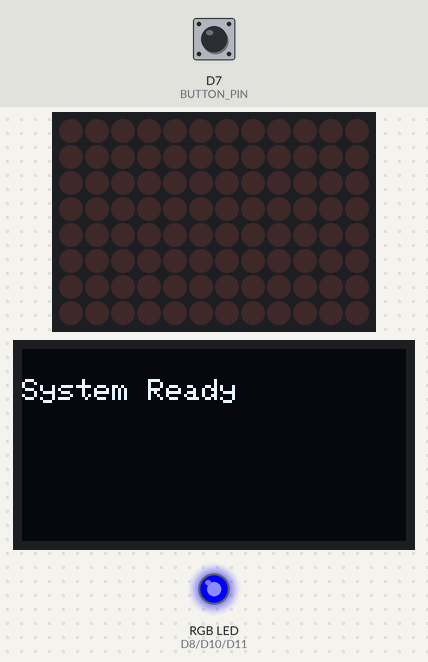
Recording of a sketch running on a simulated Arduino Uno R4 WiFi. Parts: 12×8 LED matrix, 128×64 one-colour display, an RGB LED mixed from three pins (HIGH = lit). Inputs (shaded band) come from the test bench; at power-on: D7 (BUTTON_PIN) HIGH.

Above: at 1.3 s.
1.4 s: D7 (BUTTON_PIN) pulled LOW for 0.15 s
At 2.6 s:
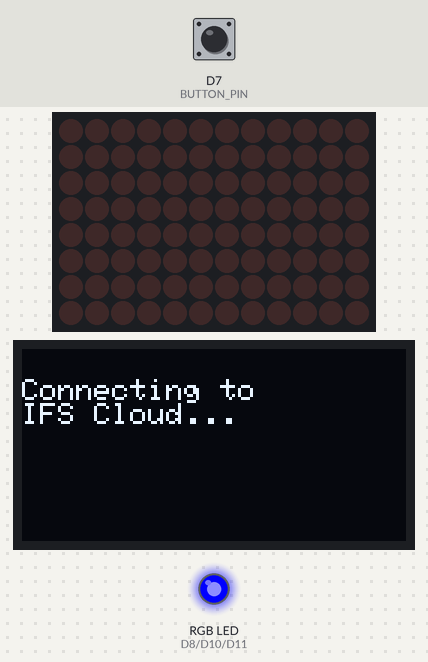
7.5 s: D7 (BUTTON_PIN) pulsed LOW 2 times (0.12 s each, 0.3 s apart)
At 9.2 s:
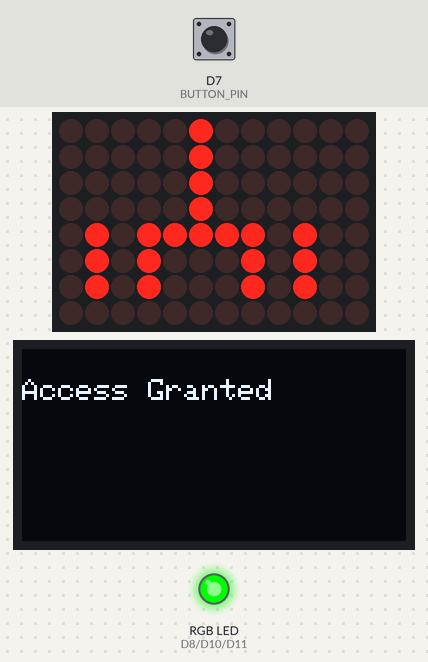
9.6 s: D7 (BUTTON_PIN) pulled LOW for 1 s
At 10.0 s:
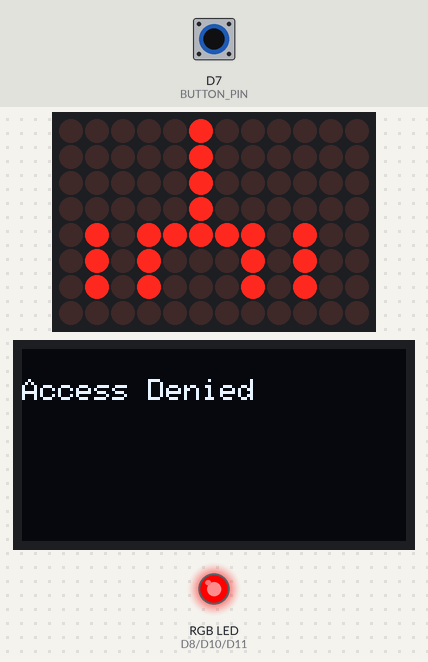
12.1 s: D7 (BUTTON_PIN) pulled LOW for 0.15 s
At 13.1 s:
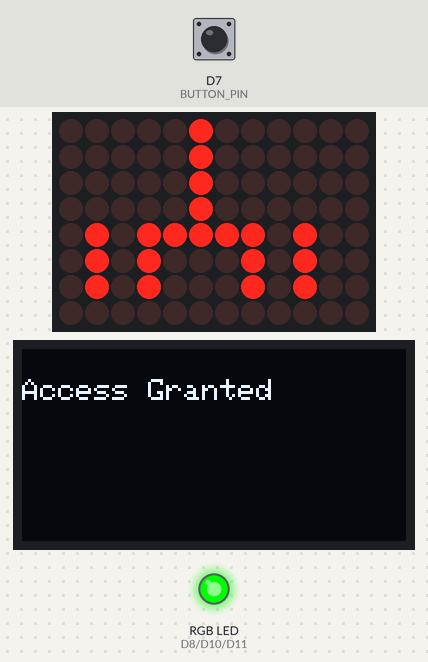
13.7 s: D7 (BUTTON_PIN) pulled LOW for 3.2 s
At 14.3 s:
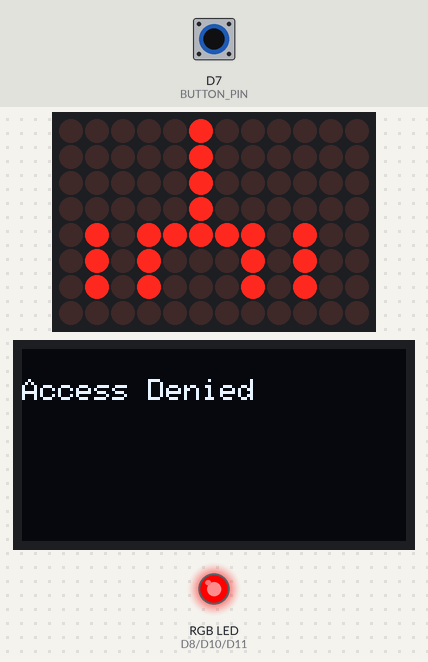
Timing chart, 0 to 16.7 s (numbered marks = the images above; inputs shaded):
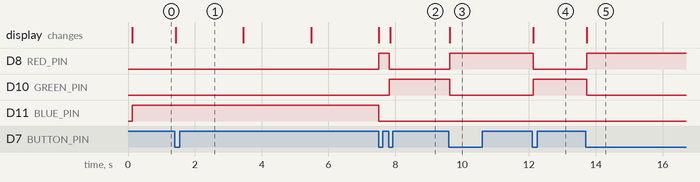

The sketch:

RFID_AuthenticationSimulation.ino
```cpp
#include <Wire.h>
#include <Adafruit_SSD1306.h>
#include <SPI.h>
#include <MFRC522.h>
#include <Arduino_LED_Matrix.h>

ArduinoLEDMatrix matrix;  // <--- Nu deklarerad korrekt

// Långfinger på 12x8 LED-matris
uint8_t middleFinger[8][12] = {
  {0,0,0,0,0,1,0,0,0,0,0,0},  // långfingret topp
  {0,0,0,0,0,1,0,0,0,0,0,0},
  {0,0,0,0,0,1,0,0,0,0,0,0},
  {0,0,0,0,0,1,0,0,0,0,0,0},  // långfingret fortsätter
  {0,1,0,1,1,1,1,1,0,1,0,0},  // handflata + ring/lillfinger/pekfinger
  {0,1,0,1,0,0,0,1,0,1,0,0},
  {0,1,0,1,0,0,0,1,0,1,0,0},
  {0,0,0,0,0,0,0,0,0,0,0,0}   // tom rad
};


// --- Funktionsprototyper ---
void displayMessage(String msg, bool clear=true);
void setRGBColor(int r, int g, int b);
void showMiddleFinger();  // <-- prototyp

// --- OLED ---
#define SCREEN_WIDTH 128
#define SCREEN_HEIGHT 64
#define OLED_RESET    -1
Adafruit_SSD1306 display(SCREEN_WIDTH, SCREEN_HEIGHT, &Wire, OLED_RESET);

// --- RGB LED ---
#define RED_PIN    8
#define GREEN_PIN  10
#define BLUE_PIN   11

// --- BUTTON ---
#define BUTTON_PIN 7

// --- RFID ---
#define SS_PIN 9
#define RST_PIN 6
MFRC522 rfid(SS_PIN, RST_PIN);

bool accessGranted = false; // Start som denied
bool lastButtonState = LOW;
bool firstPressDone = false; // Första tryck används för API-flöde
bool apiSimulationDone = false; // Indikerar att API-simuleringen är klar
bool toggleNext = false;

void setup() {
  matrix.begin(); //Finger Matrix

  Serial.begin(115200);
  Wire.begin();

// --- OLED ---
  if(!display.begin(SSD1306_SWITCHCAPVCC, 0x3C)) {
    Serial.println(F("SSD1306 allocation failed"));
    for(;;);
  }
  display.clearDisplay();
  display.display();

  pinMode(RED_PIN, OUTPUT);
  pinMode(GREEN_PIN, OUTPUT);
  pinMode(BLUE_PIN, OUTPUT);
  setRGBColor(0,0,0);

  pinMode(BUTTON_PIN, INPUT_PULLUP);

  SPI.begin();
  rfid.PCD_Init();

  // Visa startmeddelande
  displayMessage("System Ready");
  setRGBColor(0,0,255);
}

void loop() {

  // --- BUTTON ---
  bool buttonState = digitalRead(BUTTON_PIN) == LOW;

  // Första knapptryck → API-simulering
  if(buttonState && !lastButtonState && !firstPressDone) {
      firstPressDone = true;

      displayMessage("Connecting to\nIFS Cloud...");
      delay(2000);
      displayMessage("API Communication...");
      delay(2000);
      displayMessage("Retrieving Data...");
      delay(2000);

      accessGranted = false;
      displayMessage("Access Denied");
      setRGBColor(255,0,0);
      showMiddleFinger();

      apiSimulationDone = true; // Nu kan växling börja
  }

  /// Efter API-simulering → växla mellan Access Denied / Granted
if(buttonState && !lastButtonState && apiSimulationDone) {
    if(!toggleNext) {
        // Första knapptryck efter API: stanna på Access Denied
        toggleNext = true;
    } else {
        accessGranted = !accessGranted;
        if(accessGranted) {
            displayMessage("Access Granted");
            setRGBColor(0,255,0);
        } else {
            displayMessage("Access Denied");
            setRGBColor(255,0,0);
            showMiddleFinger();
        }
    }
}

  lastButtonState = buttonState;
}

// --- Funktioner ---
void displayMessage(String msg, bool clear) {
  if(clear) display.clearDisplay();
  display.setTextSize(1);
  display.setTextColor(SSD1306_WHITE);
  display.setCursor(0, 10);
  display.println(msg);
  display.display();
}

void setRGBColor(int r, int g, int b) {
  analogWrite(RED_PIN, r);
  analogWrite(GREEN_PIN, g);
  analogWrite(BLUE_PIN, b);
}

void showMiddleFinger() {
  matrix.renderBitmap(middleFinger, 8, 12);
}
```

Measured:
- after the input at 1.4 s, the display: changes at once (image 1)
- after the input at 7.5 s, D10 (GREEN_PIN): LOW → HIGH after 0.33 s; the display: first differs from a run without the input after 0.34 s (image 2)
- after the input at 9.6 s, D8 (RED_PIN): LOW → HIGH at once; D10 (GREEN_PIN): HIGH → LOW at once; the display: changes at once (image 3)
- after the input at 12.1 s, D8 (RED_PIN): HIGH → LOW at once; D10 (GREEN_PIN): LOW → HIGH at once; the display: changes at once (image 4)
- after the input at 13.7 s, D8 (RED_PIN): LOW → HIGH at once; D10 (GREEN_PIN): HIGH → LOW at once; the display: changes at once (image 5)
